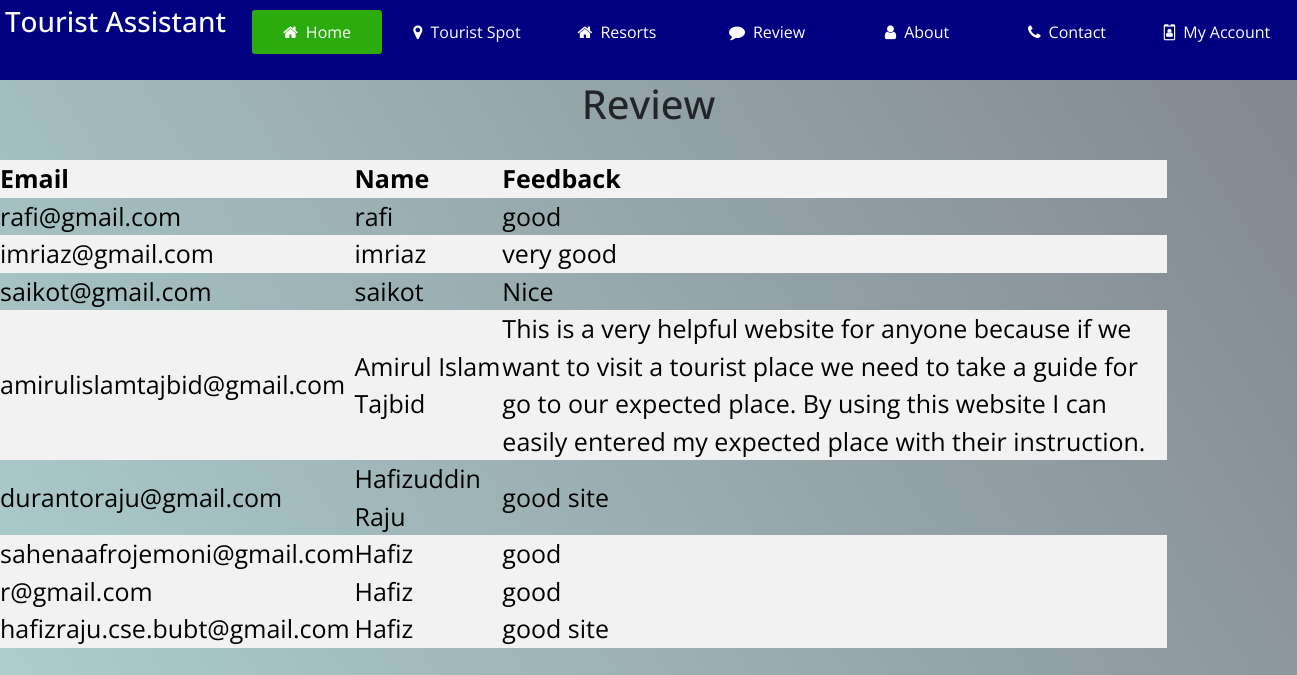
Page /reviewread.php on the committed database.
### tables this page shows
CREATE TABLE `feedback` (
  `email` varchar(50) DEFAULT NULL,
  `name` varchar(50) DEFAULT NULL,
  `Feedback` varchar(1000) DEFAULT NULL
);

### reviewread.php (the view, shortened to what this page needs)
<!DOCTYPE html>
<html>
<head>
  <link rel="stylesheet" type="text/css" href="style.css">
  <link rel="stylesheet" href="https://cdn.jsdelivr.net/npm/bootstrap@4.5.3/dist/css/bootstrap.min.css">
  <link rel="stylesheet" type="text/css" href="https://stackpath.bootstrapcdn.com/font-awesome/4.7.0/css/font-awesome.min.css">
</head>
<body>
   <header class="site-headers">
		<nav>
			<div class="Menu">
				<ul>
         <a class="navbar-brand" href="index.html"><h3><p style="color:white">Tourist Assistant</p></h3></a>
					<li class="active"><a href="index.html"><i class="fa fa-home"></i>Home</a></i></li>
					<li><a href="#"><i class="fa fa-map-marker"></i>Tourist Spot</a>
					</li>
					<li><a href="#"><i class="fa fa-home"></i>Resorts</a>
					</li>
					<li><a href="about.html"><i class="fa fa-comment"></i>Review</a></li>
					<li><a href="about.html"><i class="fa fa-user"></i>About</a></li>
					<li><a href="contact.html"><i class="fa fa-phone"></i>Contact</a></li>
					<li><a href="#"><i class="fa fa-id-badge"></i>My Account</a>
					</li>
				</ul>
			</div>
		</nav>
		</header>
  <center><h1>Review</h1></center><br>
</body>
</head>
<body>
<table>
   <tr>
      <td><b>Email</b></td>
      <td><b>Name</b></td>
      <td><b>Feedback</b></td>
    </tr>
    <?php
    $conn = mysqli_connect("localhost", "root", "", "tour");
    $sql = "SELECT email, name, Feedback from feedback ";
    $result = $conn-> query($sql);
    if($result-> num_rows > 0){
        while ($row = $result-> fetch_assoc()){
            echo "<tr><td>" . $row["email"] . "</td><td>" . $row["name"] . "</td><td>" . $row["Feedback"] .
             "</td></tr>";
        }
        echo "</table>";
    }
    else {
        echo " 0 result";
    }
    ?>
</body>
</html>

### style.css (style rules this page uses)
* { padding: 0; margin: 0; font-family: 'Open Sans', sans-serif; }
body { width: 100%; height: 100%; background: linear-gradient(57deg, #e9efee, #c9b5d8); }
.Menu { background: rgb(0, 0, 128); text-align: center; }
.Menu ul { display: inline-flex; list-style: none; color: #fff; }
.Menu ul li { width: 130px; margin: 10px; padding: 10px; }
.Menu ul li a { text-decoration: none; color: #fff; }
.active,.Menu ul li:hover { background: #2bab0d; border-radius: 3px; }
.Menu .fa { margin-right: 8px; }

### reviewread.php (style rules this page uses)
body { width: 100%; height: 100vh; background: linear-gradient(57deg, #aed0d0, #81858e); }
table { border-collapse: collapse; width: 90%; color: black; font-family: monospace; font-size: 25px; text-alignL: left; }
tr:nth-child(odd) { background-color: #f2f2f2 }

### rows in the picture
feedback: email "rafi@gmail.com", name "rafi", Feedback "good"
feedback: email "imriaz@gmail.com", name "imriaz", Feedback "very good"
feedback: email "saikot@gmail.com", name "saikot", Feedback "Nice"
feedback: email "amirulislamtajbid@gmail.com", name "Amirul Islam Tajbid", Feedback "This is a very helpful website for anyone because if we want to visit a tourist place we need to take a guide for go to our expected place. By using this website I can easily entered my expected place with their instruction."
feedback: email "durantoraju@gmail.com", name "Hafizuddin Raju", Feedback "good site"
feedback: email "sahenaafrojemoni@gmail.com", name "Hafiz", Feedback "good"
feedback: email "r@gmail.com", name "Hafiz", Feedback "good"
feedback: email "hafizraju.cse.bubt@gmail.com", name "Hafiz", Feedback "good site"
